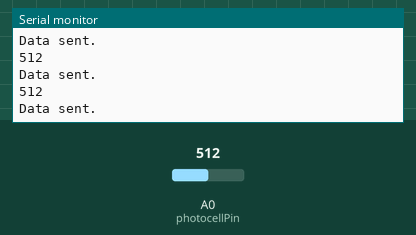
The sketch below on a simulated Arduino Uno, built with avr-gcc and run on an emulated ATmega328P. On the bench: the last lines printed to the serial monitor. The test bench sets the inputs (shaded band); at power-on: A0 (photocellPin) = 512. No radio packets arrive unless stated.

Above: at 1.2 s.
1.3 s: A0 (photocellPin) set to 983
At 1.64 s:
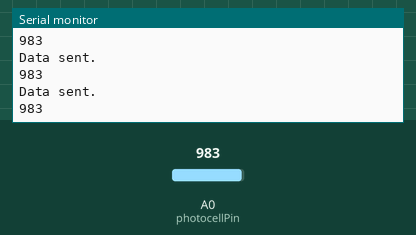
2.8 s: A0 (photocellPin) set to 1006
At 2.87 s:
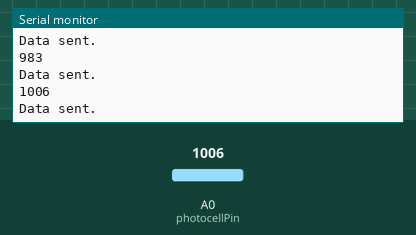
Timing chart, 0 to 5.8 s (numbered marks = the images above; inputs shaded):
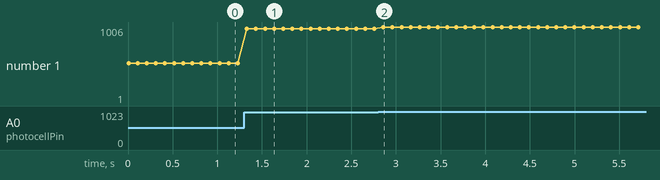

The sketch:

rf24Client_Uno.ino
```cpp
#include <RF24_config.h>
#include  <SPI.h>
#include <RF24.h>


int photocellPin = 0;     // the cell and 10K pulldown are connected to a0
int photocellReading;     // the analog reading from the sensor divider

int msg[1];
RF24 radio(9, 10);
const uint64_t pipe = 0xE8E8F0F0E1LL;
bool writeSuccess = false;


void setup(void)
{
  Serial.begin(9600);
  radio.begin();
  radio.openWritingPipe(pipe);

  radio.setPALevel(RF24_PA_LOW);

  msg[0] = 1000;


}

void loop(void)
{
  photocellReading = analogRead(photocellPin);

  Serial.println(photocellReading);

  if (photocellReading > 500)
  {
    msg[0] = photocellReading;
    writeSuccess = radio.write(msg, 4);
    if (writeSuccess)
    {
      Serial.println("Data sent.");
    }


  }

  delay(100);


}
```

Measured:
- the behaviour switches between 999 and 1000 on A0 (photocellPin) (found by bisection; images 1 and 2)
- after the input at 1.3 s, the serial monitor: prints a new line at once (image 1)
- after the input at 2.8 s, the serial monitor: prints a new line after 0.06 s (image 2)
- plotted number 1: 512 → 983 after the input at 1.3 s, 983 → 1 after the input at 2.8 s
